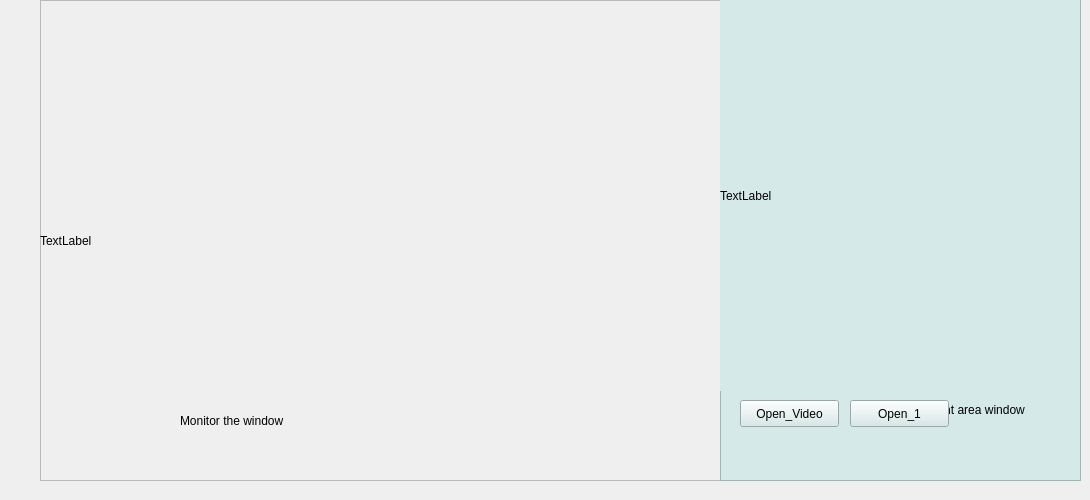
      <widget class="QWidget" name="tab_2">
       <attribute name="title">
        <string>治疗状态</string>
       </attribute>
       <widget class="QFrame" name="frame">
        <property name="geometry">
         <rect>
          <x>40</x>
          <y>0</y>
          <width>681</width>
          <height>481</height>
         </rect>
        </property>
        <property name="frameShape">
         <enum>QFrame::StyledPanel</enum>
        </property>
        <property name="frameShadow">
         <enum>QFrame::Raised</enum>
        </property>
        <widget class="QLabel" name="label_8">
         <property name="geometry">
          <rect>
           <x>140</x>
           <y>410</y>
           <width>151</width>
           <height>21</height>
          </rect>
         </property>
         <property name="text">
          <string>Monitor the window</string>
         </property>
        </widget>
        <widget class="QLabel" name="vedio_frame">
         <property name="geometry">
          <rect>
           <x>0</x>
           <y>0</y>
           <width>671</width>
           <height>481</height>
          </rect>
         </property>
         <property name="text">
          <string>TextLabel</string>
         </property>
        </widget>
        <zorder>vedio_frame</zorder>
        <zorder>label_8</zorder>
       </widget>
       <widget class="QFrame" name="frame_2">
        <property name="geometry">
         <rect>
          <x>720</x>
          <y>-10</y>
          <width>361</width>
          <height>491</height>
         </rect>
        </property>
        <property name="styleSheet">
         <string notr="true">background-color: rgb(213, 233, 233);</string>
        </property>
        <property name="frameShape">
         <enum>QFrame::StyledPanel</enum>
        </property>
        <property name="frameShadow">
         <enum>QFrame::Raised</enum>
        </property>
        <widget class="QLabel" name="label_9">
         <property name="geometry">
          <rect>
           <x>0</x>
           <y>10</y>
           <width>351</width>
           <height>391</height>
          </rect>
         </property>
         <property name="styleSheet">
          <string notr="true">border-image: url(:/new/prefix1/picture/图片1.jpg)</string>
         </property>
         <property name="text">
          <string>TextLabel</string>
         </property>
        </widget>
        <widget class="QLabel" name="label_10">
         <property name="geometry">
          <rect>
           <x>180</x>
           <y>410</y>
           <width>171</width>
           <height>20</height>
          </rect>
         </property>
         <property name="text">
          <string>Treatment area window</string>
         </property>
        </widget>
        <widget class="QPushButton" name="Open_1">
         <property name="geometry">
          <rect>
           <x>130</x>
           <y>410</y>
           <width>99</width>
           <height>27</height>
          </rect>
         </property>
         <property name="text">
          <string>Open_1</string>
         </property>
        </widget>
        <widget class="QPushButton" name="Open_Video">
         <property name="geometry">
          <rect>
           <x>20</x>
           <y>410</y>
           <width>99</width>
           <height>27</height>
          </rect>
         </property>
         <property name="text">
          <string>Open_Video</string>
         </property>
        </widget>
       </widget>
      </widget>
